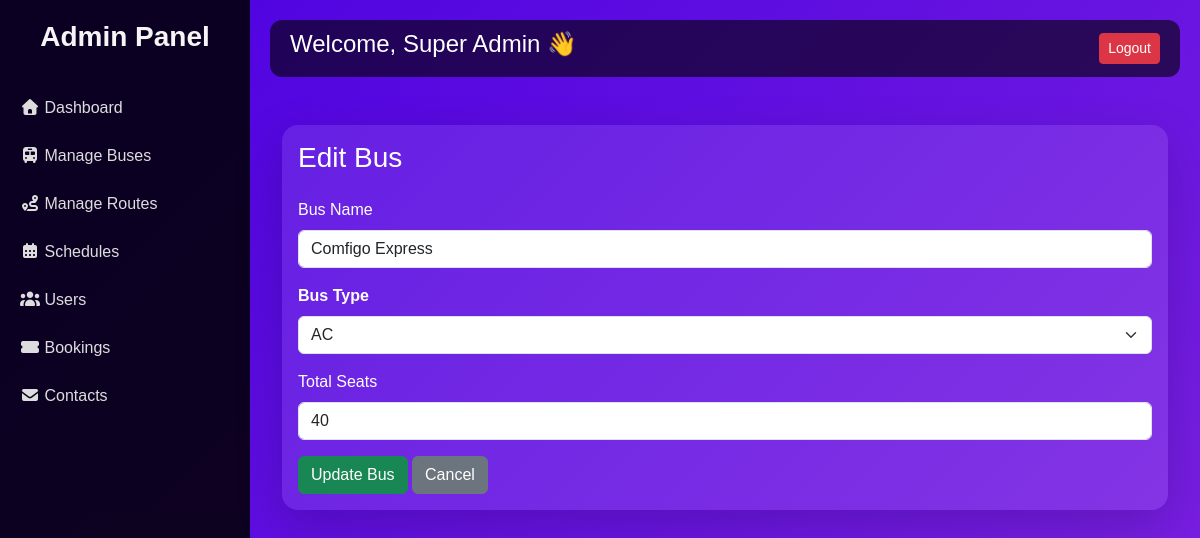
/edit_bus.php?bus_id=1 (signed in), run on the app's committed database.
### tables this page shows
CREATE TABLE `buses` (
  `bus_id` int(11) NOT NULL,
  `bus_name` varchar(100) NOT NULL,
  `bus_type` enum('AC','Non-AC','Sleeper','Semi-Sleeper','Luxury') DEFAULT 'Non-AC',
  `total_seats` int(11) NOT NULL,
  `created_at` timestamp NOT NULL DEFAULT current_timestamp()
);

### edit_bus.php (the view, shortened to what this page needs)
<?php
include 'admin_header.php';
$bus_id = intval($_GET['bus_id']);
$stmt = $conn->prepare("SELECT bus_name, bus_type, total_seats FROM buses WHERE bus_id = ?");
$stmt->bind_param("i", $bus_id);
$stmt->execute();
$stmt->bind_result($bus_name, $bus_type, $total_seats);
?>
<div class="container mt-5">
  <div class="card shadow-lg border-0 rounded-4">
    <div class="card-body">
      <h3 class="mb-4">Edit Bus</h3>
      <form method="POST">
        <div class="mb-3">
          <label class="form-label">Bus Name</label>
          <input type="text" name="bus_name" class="form-control" value="<?= $bus_name ?>" required>
        </div>
  <div class="mb-3">
  <label class="form-label fw-bold text-white">Bus Type</label>
  <select name="bus_type" class="form-select fancy-dropdown" required>
    <option value="AC" <?= ($bus_type == 'AC') ? 'selected' : '' ?>>AC</option>
  </select>
</div>
        <div class="mb-3">
          <label class="form-label">Total Seats</label>
          <input type="number" name="total_seats" class="form-control" value="<?= $total_seats ?>" required>
        </div>
        <button type="submit" class="btn btn-success">Update Bus</button>
        <a href="manage_buses.php" class="btn btn-secondary">Cancel</a>
      </form>
    </div>
  </div>
</div>
<?php include 'admin_footer.php'; ?>

### admin_header.php (style rules this page uses)
body { font-family: 'Poppins', sans-serif; background: linear-gradient(135deg, #4a00e0, #8e2de2, #00c6ff); background-size: 300% 300%; animation: gradientBG 12s ease infinite; color: #fff; display: flex; }
.card { background: rgba(255,255,255,0.1); border: none; border-radius: 16px; color: #fff; transition: transform 0.3s; cursor: pointer; }

### data on the page
buses: bus_name "Comfigo Express", bus_type "AC", total_seats "40"

### other printed values
$_SESSION['admin_name'] "Super Admin"
